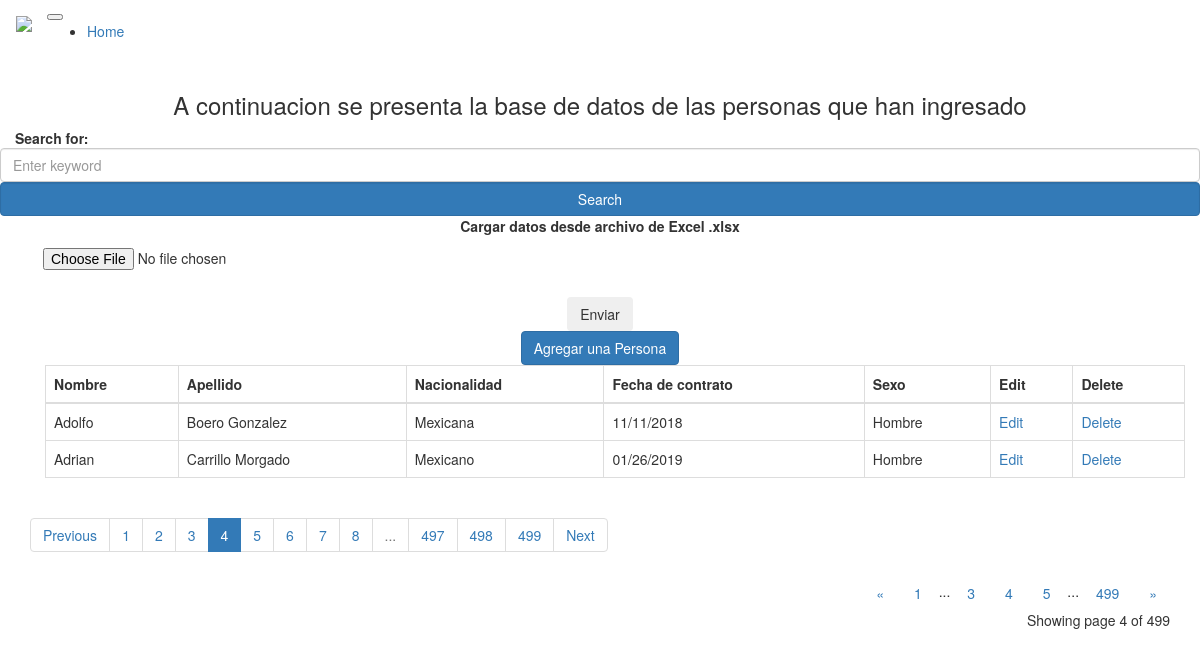
/?page=4, run on the app's committed database.
### main.py (models this page shows)
class Person(db.Model):
    id = db.Column(db.Integer, primary_key=True)
    nombre = db.Column(db.String(80), nullable=False)
    apellido = db.Column(db.String(80), nullable=False)
    nacionalidad = db.Column(db.String(50), nullable=False)
    fecha_contrato = db.Column(db.String(50), nullable=False)
    sexo = db.Column(db.String(50), nullable=False)

### main.py (the view)
@app.route("/", methods=["GET", "POST"])
def home():
    page = request.args.get('page', 1, type=int)
    all_people = Person.query.order_by(Person.nombre).paginate(page=page, per_page=ROWS_PER_PAGE)
    if request.method == "POST" and "tag" in request.form:
        tag = request.form["tag"]
        all_people = Person.query.filter(Person.nombre.like(f'%{tag}%')).paginate(per_page=ROWS_PER_PAGE, error_out=False)
        return render_template("index.html", people=all_people, tag=tag)
    return render_template("index.html", people=all_people)

### templates/index.html (shortened to what this page needs)
{% extends 'bootstrap/base.html' %}
{% block content %}
<div class="container mt-5">
  <h3 class="text-center">A continuacion se presenta la base de datos de las personas que han ingresado</h3>
    <div class="row">
      <div class="col-8">
        <strong> Search for: {{tag}} </strong>
      </div>
      <div class="col-4">
        <form action="" method="POST" autocomplete="off">
          <div class="row">
            <div class="col-6">
              <input type="text" class="form-control" name="tag" id="tag" placeholder="Enter keyword">
            </div>
            <div class="col-6" align="left">
              <input type="submit" value="Search" class="form-control btn btn-primary" name="">
            </div>
          </div>
        </form>
      </div>
    </div>
    <form class="text-center" action="/uploader" method="POST" enctype="multipart/form-data">
      <div class="col-auto mt-5 p-0">
        <label for="formFileSm" class="form-label">Cargar datos desde archivo de Excel .xlsx</label>
      </div>
      <div class="col-12 d-flex justify-content-center flex-wrap">
      <div class="">
        <input class="btn btn-secondary form-control-sm" id="formFileSm" type="file" name="archivo"><br>
      </div>
      <div class="pl-1 mb-0 mt-1">
        <input class="btn btn-secondary align-items-center" type="submit" value="Enviar">
      </div>
      </div>
    </form>
    <div class="text-center mb-5 mt-4">
      <a href="{{url_for('add_person')}}" class="btn btn-primary">Agregar una Persona</a>
    </div>
    <div class='container table-responsive mt-3' >
      <table class="table table-bordered table-hover">
        <thead class="thead-dark">
          <tr>
            <th scope="col">Nombre</th>
            <th scope="col">Apellido</th>
            <th scope="col">Nacionalidad</th>
            <th scope="col">Fecha de contrato</th>
            <th scope="col">Sexo</th>
            <th scope="col">Edit</th>
            <th scope="col">Delete</th>
          </tr>
        </thead>
        <tbody>
        {% for person in people.items  %}
          <tr>
            <td>{{person.nombre.title()}}</td>
            <td>{{person.apellido.title()}}</td>
            <td>{{person.nacionalidad.capitalize()}}</td>
            <td>{{person.fecha_contrato}}</td>
            <td>{{person.sexo.capitalize()}}</td>
            <td><a href="{{url_for('edit_person', id=person.id)}}" class="button">Edit</a></td>
            <td><a href="{{url_for('delete_person', id=person.id)}}" class="button">Delete</a></td>
          </tr>
        {% endfor %}
        </tbody>
      </table>
    </div>
    <nav aria-label="Page navigation example">
      <ul class="pagination">
        {% if people.has_prev %}
          <li class="page-item"><a class="page-link" href="{{url_for("home", page=people.prev_num)}}">Previous</a></li>
        {% else %}
          <li class="page-item"><a class="page-link btn disabled" href="#">Previous</a></li>
        {% endif %}
        {% for page in people.iter_pages(left_edge=3, right_edge=3) %}
          {% if page %}
            {% if page==people.page %}
              <li class="page-item active"><a class="page-link" href="{{url_for("home", page=page)}}">{{page}}</a></li>
            {% else %}
              <li class="page-item"><a class="page-link" href="{{url_for("home", page=page)}}">{{page}}</a></li>
            {% endif %}
          {% else %}
            <li class="page-item disabled" id="example_ellipsis"><a class="page-link" href="#">...</a></li>
          {% endif %}
        {% endfor %}
        {% if people.has_next %}
          <li class="page-item"><a class="page-link" href="{{url_for("home", page=people.next_num)}}">Next</a></li>
        {% else %}
          <li class="page-item"><a class="page-link btn disabled" href="#">Next</a></li>
        {% endif %}
      </ul>
    </nav>
    <div class="text-right">
        <a href="{{ url_for('home', page=people.prev_num) }}"
          class="btn btn-outline-dark
          {% if people.page == 1 %}disabled{% endif %}">
            &laquo;
        </a>
        {% for page_num in people.iter_pages(left_edge=1, right_edge=1, left_current=1, right_current=2) %}
          {% if page_num %}
            {% if people.page == page_num %}
            <a href="{{ url_for('home', page=page_num) }}"
              class="btn btn-dark">
                {{ page_num }}
            </a>
            {% else %}
            <a href="{{ url_for('home', page=page_num) }}"
              class="btn btn-outline-dark">
                {{ page_num }}
            </a>
            {% endif %}
          {% else %}
            ...
          {% endif %}
        {% endfor %}
        <a href="{{ url_for('home', page=people.next_num) }}"
          class="btn btn-outline-dark
          {% if people.page == people.pages %}disabled{% endif %}">
            &raquo;
        </a>
    </div>
    <p class="text-right mt-3">
      Showing page {{ people.page }} of {{ people.pages }}
    </p>
</div>
{% endblock %}

### data on the page
Person: nombre "Adolfo", apellido "Boero Gonzalez", nacionalidad "Mexicana", fecha_contrato "11/11/2018", sexo "Hombre"
Person: nombre "Adrian", apellido "Carrillo Morgado", nacionalidad "Mexicano", fecha_contrato "01/26/2019", sexo "Hombre"

### other printed values
{{ page }} "1" "2" "3" "5" "6" "7" "8" "497" "498" "499"
{{ page }} "4"
{{ page_num }} "1" "3" "5" "499"
{{ page_num }} "4"
{{ people.page }} "4"
{{ people.pages }} "499"
